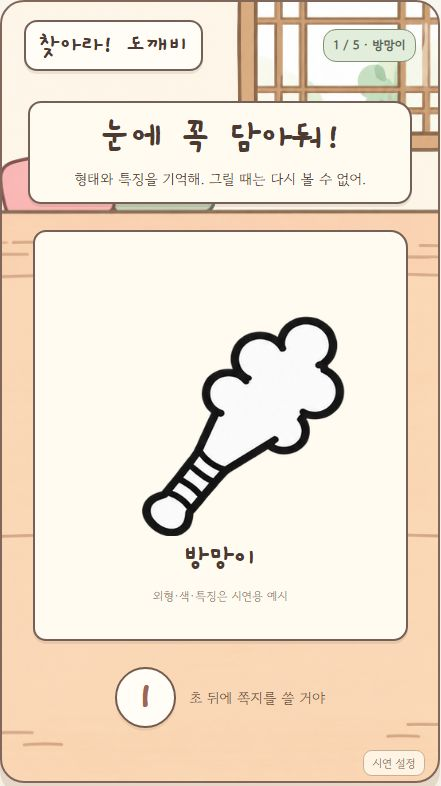
#> input picture ArtSource/원본/기획서/그림01_1단계_관찰_예시.png, 441 x 786 px
$ python half_size.py '../../../ArtSource/원본/기획서/그림01_1단계_관찰_예시.png'
#> lines starting #> are read from the running program, lines starting #| are printed output that depends on the picture
# 시안에서 오린 UI 그림과 시작 화면 그림을 절반 크기로 (게임 화면 1080 폭에 필요한 만큼)
#   압축 없이 넣으니까 빌드 크기를 줄이려고. 줄일 때 배경색이 번지지 않게 premultiplied 로
import sys, os
from PIL import Image
for path in sys.argv[1:]:
    im = Image.open(path).convert("RGBA")
    if im.width < 8: continue
    im = im.convert("RGBa").resize((max(1, round(im.width / 2)), max(1, round(im.height / 2))), Image.LANCZOS).convert("RGBA")
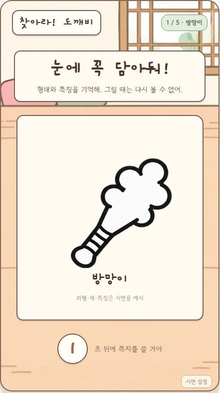
#> im: PIL image 220x393 RGBA; mean R, G, B, A 238.8, 225.5, 208.8, 255
    im.save(path)
    print(os.path.basename(path), im.size)
#| 그림01_1단계_관찰_예시.png (220, 393)

$ run again, on ArtSource/원본/기획서/그림02_1단계_그리기_예시.png
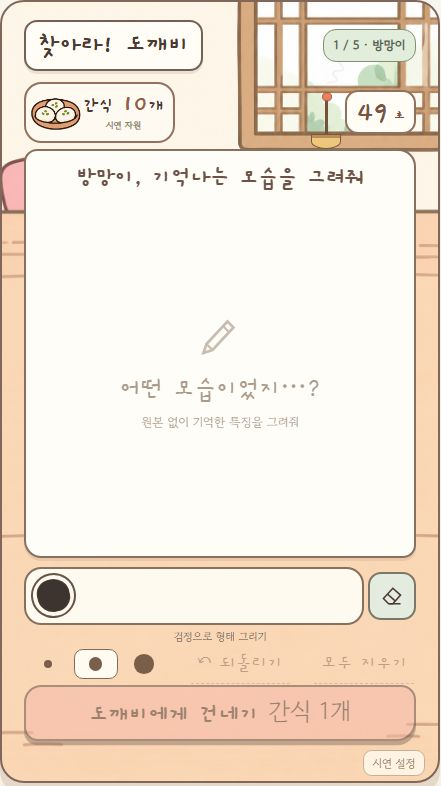
#> input picture ArtSource/원본/기획서/그림02_1단계_그리기_예시.png, 441 x 786 px
#> `im = im.convert("RGBa").resize((max(1, round(im.width / 2)), max(1, ro..`:
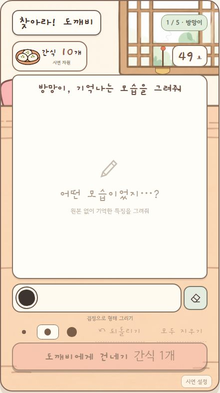
#> im: PIL image 220x393 RGBA; mean R, G, B, A 241, 227.8, 213.5, 255
#| 그림02_1단계_그리기_예시.png (220, 393)
